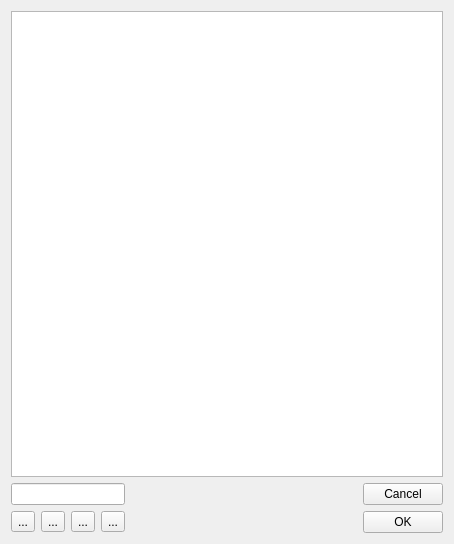
<?xml version="1.0" encoding="UTF-8"?>
<ui version="4.0">
 <class>Form</class>
 <widget class="QWidget" name="Form">
  <property name="geometry">
   <rect>
    <x>0</x>
    <y>0</y>
    <width>454</width>
    <height>544</height>
   </rect>
  </property>
  <property name="windowTitle">
   <string>Editor</string>
  </property>
  <layout class="QGridLayout" name="gridLayout">
   <item row="0" column="0" colspan="6">
    <widget class="QPlainTextEdit" name="plainEdit"/>
   </item>
   <item row="1" column="0" colspan="4">
    <widget class="QLineEdit" name="ediSearch"/>
   </item>
   <item row="1" column="5">
    <widget class="QPushButton" name="buttonCancel">
     <property name="text">
      <string>Cancel</string>
     </property>
    </widget>
   </item>
   <item row="2" column="0">
    <widget class="QToolButton" name="buttonNext">
     <property name="text">
      <string>...</string>
     </property>
    </widget>
   </item>
   <item row="2" column="1">
    <widget class="QToolButton" name="buttonPrev">
     <property name="text">
      <string>...</string>
     </property>
    </widget>
   </item>
   <item row="2" column="2">
    <widget class="QToolButton" name="buttonFirst">
     <property name="text">
      <string>...</string>
     </property>
    </widget>
   </item>
   <item row="2" column="3">
    <widget class="QToolButton" name="buttonLast">
     <property name="text">
      <string>...</string>
     </property>
    </widget>
   </item>
   <item row="2" column="5">
    <widget class="QPushButton" name="buttonOk">
     <property name="text">
      <string>OK</string>
     </property>
    </widget>
   </item>
   <item row="2" column="4">
    <spacer name="horizontalSpacer">
     <property name="orientation">
      <enum>Qt::Horizontal</enum>
     </property>
     <property name="sizeHint" stdset="0">
      <size>
       <width>40</width>
       <height>20</height>
      </size>
     </property>
    </spacer>
   </item>
  </layout>
 </widget>
 <resources/>
 <connections/>
</ui>
